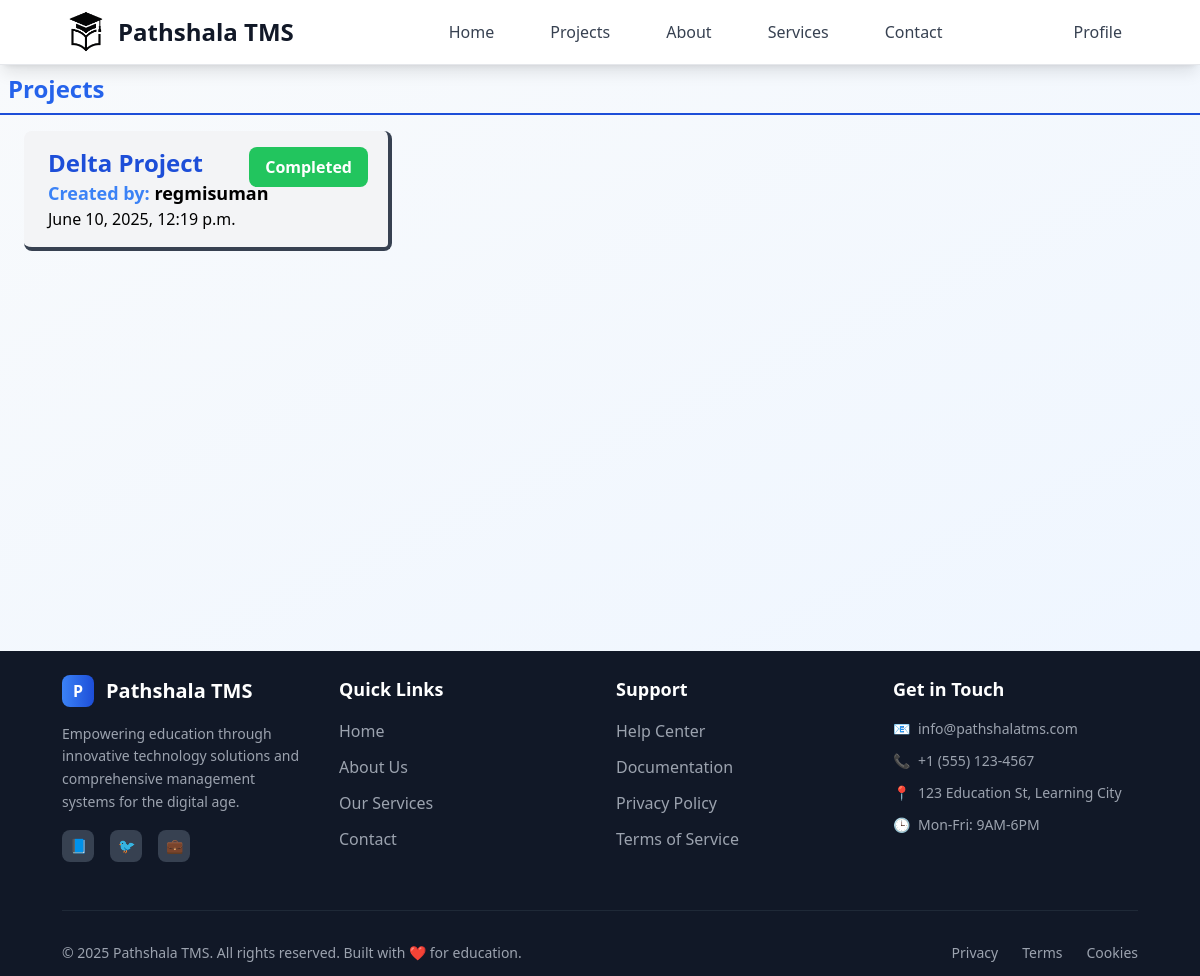
The app's page /employee/projects/ (signed in), older data.
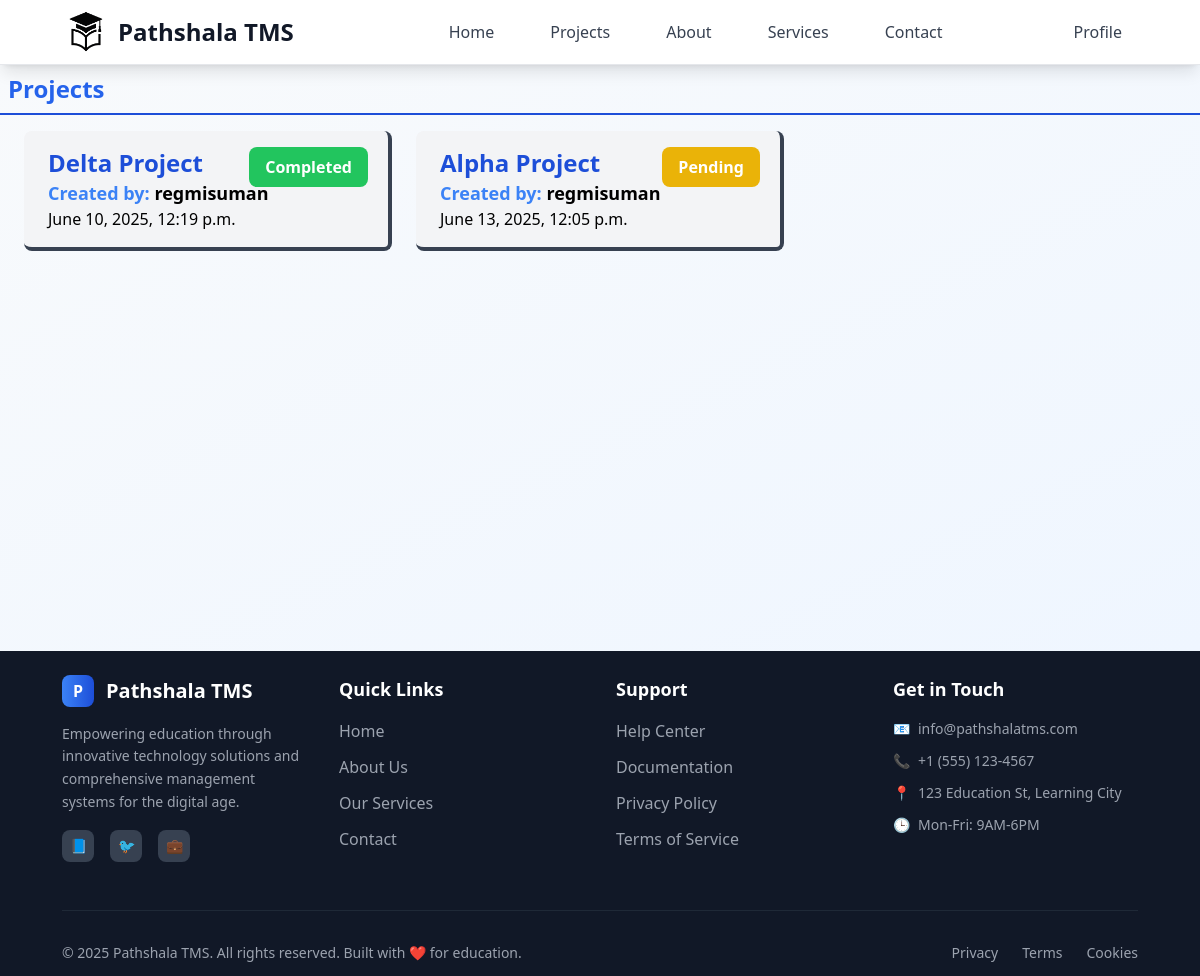
The same page, newer data.
### tasks/models.py (models this page shows)
class Task(models.Model):
    class StatusOptions(models.TextChoices):
        PENDING = "Pending", "Pending"
        IN_PROGRESS = "In Progress", "In Progress"
        COMPLETED = "Completed", "Completed"
        CANCELED = "Canceled", "Canceled"
    class TaskPriorityOptions(models.TextChoices):
        LOW = "Low", "Low"
        MEDIUM = "Medium", "Medium"
        HIGH = "High", "High"
    title = models.CharField(max_length=30)
    description = models.TextField(null=True, blank=True)
    user = models.ForeignKey(User, on_delete=models.CASCADE, related_name="tasks")
    project = models.ForeignKey(Project, on_delete=models.CASCADE)
    assigned_user = models.ForeignKey( User, on_delete=models.SET_NULL, related_name="assigned_tasks", null=True, blank=True)
    status = models.CharField(choices=StatusOptions, default=StatusOptions.PENDING)
    priority = models.CharField (choices=TaskPriorityOptions, default=TaskPriorityOptions.LOW)
    deadline = models.DateField(null=True, blank=True)
    created_at = models.DateTimeField(auto_now_add=True, editable=False)
    updated_at = models.DateTimeField(auto_now=True, editable=False)
    attachment = models.FileField(blank=True, null=True, upload_to=attachment_path)

### projects/models.py (models this page shows, shortened)
class Project(models.Model):
    class StatusOptions(models.TextChoices):
        PENDING = "Pending", "Pending"
        IN_PROGRESS = "In Progress", "In Progress"
        COMPLETED = "Completed", "Completed"
        CANCELED = "Canceled", "Canceled"
    title = models.CharField(max_length=25)
    description = models.TextField(null=True, blank=True)
    user = models.ForeignKey(User, on_delete=models.CASCADE)
    status = models.CharField(choices=StatusOptions, default=StatusOptions.PENDING, max_length=15)
    created_at = models.DateTimeField(auto_now_add=True, editable=False)
    updated_at = models.DateTimeField(auto_now=True, null=True, blank=True, editable=False)

### projects/views.py (the view)
# urls.py: path("projects/", employeeProjects),
@login_required(login_url="/login")
def employeeProjects(request):
    user = request.user
    if user.profile.role == "employee":
        tasks = Task.objects.filter(assigned_user=user)
        return render(request, "pages/employee/project/project_page.html", {"tasks":tasks})
    else:
        return redirect('/employer/projects')

### templates/pages/employee/project/project_page.html (shortened to what this page needs)
{% extends 'layouts/main.html' %}
{% block content %}
<div class="flex flex-col">
  <div class="flex p-2 mb-2 justify-between border-b-2 border-blue-700">
    <h1 class="text-blue-600 text-center text-2xl font-bold">Projects</h1>
  </div>
  {%if tasks%}
  <div class="grid grid-cols-1 md:grid-cols-2 lg:grid-cols-3 gap-6 mx-6">
    {% for task in tasks %}
      <a  href="/employee/project-details/{{task.project.id}}">
        <div class="relative bg-gray-100 hover:bg-gray-200 hover:scale-[102%] transition:ease-in-out duration-300 border-b-4 border-r-4 border-gray-700 rounded-lg py-4 px-6 my-2">
          <div>
            <div class="text-2xl font-bold text-blue-700"> {{ task.project.title }} </div>
          </div>
          <span class="
        {% if task.project.status == 'Canceled' %} bg-red-500
            {% elif task.project.status == 'Completed' %}bg-green-500
            {% elif task.project.status == 'Pending' %}bg-yellow-500
            {% elif task.project.status == 'In Progress' %}bg-blue-500
            {% else %}bg-purple-500
            {% endif %}
          absolute top-0 right-5 z-5 px-4 py-2 rounded-lg text-white font-bold my-4">
            {{ task.project.status }}
          </span>
          <div class="text-lg font-semibold">  <span class="text-blue-500">Created by: </span>{{ task.project.user }}</div>
          <div>{{ task.project.created_at }}</div>
        </div>
      </a>
    {% endfor %}
  </div>
  {%endif%}
  </div>
{% endblock %}

Row changes from the older to the newer data that the page shows:
added Task: project "Alpha Project", project.status "Pending", project.user "regmisuman", project.created_at "June 13, 2025, 12:05 p.m."
